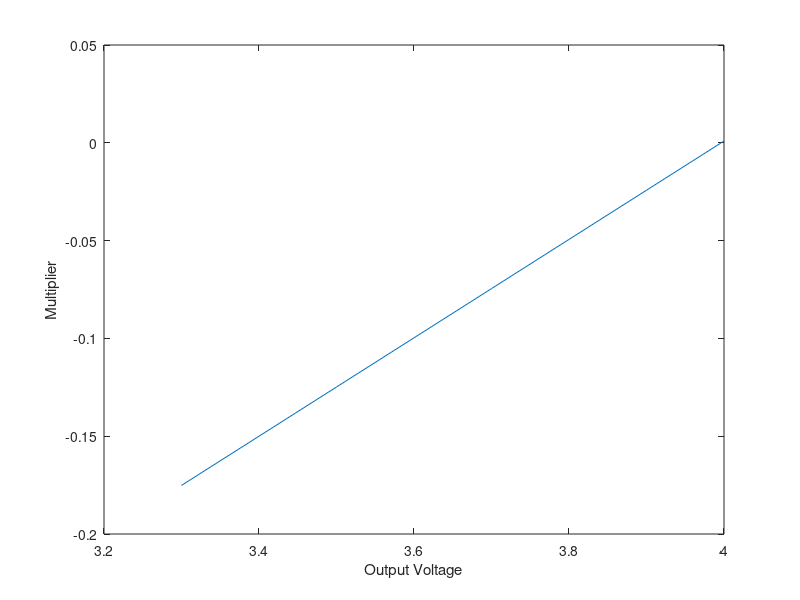

Write the MATLAB code that produced this figure.
i=1;
for v_max=3.3:0.1:4
    vv(i)=v_max;
    %% Find R1 and R2 Relationship
    %v_max=3.3;
    v_min=0.1;
    v_offset=5;
    mymat=[3.3 1 v_max;-3.3 1 v_min];
    mymat=rref(mymat);
    m=mymat(1,3);
    b=mymat(2,3);
    
    multiplier=5*m/b;
    
    %% Choose R1
    r1 = 10e3;
    r2= multiplier * r1;
    
    %% Find Rg and Rf relationship
    multiplier2= m * (r1+r2)/r2 -1;
    
    %% Choose Rg
    mm(i)=multiplier2;
    i=i+1;
end
plot(vv,mm)
xlabel('Output Voltage')
ylabel('Multiplier')